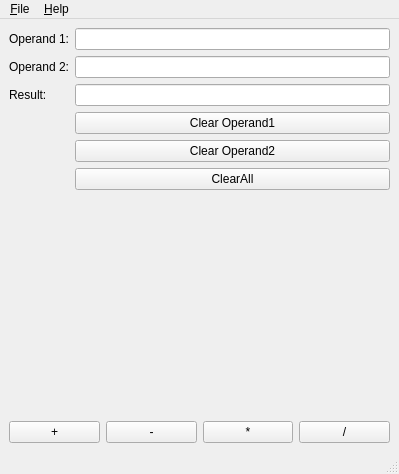
<?xml version="1.0" encoding="UTF-8"?>
<ui version="4.0">
 <class>MainWindow</class>
 <widget class="QMainWindow" name="MainWindow">
  <property name="geometry">
   <rect>
    <x>0</x>
    <y>0</y>
    <width>399</width>
    <height>474</height>
   </rect>
  </property>
  <property name="windowTitle">
   <string>Simple Calculator</string>
  </property>
  <widget class="QWidget" name="centralwidget">
   <layout class="QVBoxLayout" name="verticalLayout">
    <item>
     <layout class="QFormLayout" name="formLayout">
      <item row="0" column="0">
       <widget class="QLabel" name="labelOperand1">
        <property name="text">
         <string>Operand 1:</string>
        </property>
       </widget>
      </item>
      <item row="0" column="1">
       <widget class="QLineEdit" name="lineEditOperand1"/>
      </item>
      <item row="1" column="0">
       <widget class="QLabel" name="labelOperand2">
        <property name="text">
         <string>Operand 2:</string>
        </property>
       </widget>
      </item>
      <item row="1" column="1">
       <widget class="QLineEdit" name="lineEditOperand2"/>
      </item>
      <item row="2" column="0">
       <widget class="QLabel" name="labelResult">
        <property name="text">
         <string>Result:</string>
        </property>
       </widget>
      </item>
      <item row="2" column="1">
       <widget class="QLineEdit" name="lineEditResult"/>
      </item>
      <item row="4" column="1">
       <widget class="QPushButton" name="pushButton_ClearOperand2">
        <property name="text">
         <string>Clear Operand2</string>
        </property>
       </widget>
      </item>
      <item row="5" column="1">
       <widget class="QPushButton" name="buttonClear">
        <property name="text">
         <string>ClearAll</string>
        </property>
       </widget>
      </item>
      <item row="3" column="1">
       <widget class="QPushButton" name="pushButton_ClearOperand1">
        <property name="text">
         <string>Clear Operand1</string>
        </property>
       </widget>
      </item>
     </layout>
    </item>
    <item>
     <layout class="QHBoxLayout" name="horizontalLayoutButtons">
      <item>
       <widget class="QPushButton" name="buttonAdd">
        <property name="text">
         <string>+</string>
        </property>
       </widget>
      </item>
      <item>
       <widget class="QPushButton" name="buttonSub">
        <property name="text">
         <string>-</string>
        </property>
       </widget>
      </item>
      <item>
       <widget class="QPushButton" name="buttonMul">
        <property name="text">
         <string>*</string>
        </property>
       </widget>
      </item>
      <item>
       <widget class="QPushButton" name="buttonDiv">
        <property name="text">
         <string>/</string>
        </property>
       </widget>
      </item>
     </layout>
    </item>
   </layout>
  </widget>
  <widget class="QMenuBar" name="menubar">
   <property name="geometry">
    <rect>
     <x>0</x>
     <y>0</y>
     <width>399</width>
     <height>25</height>
    </rect>
   </property>
   <widget class="QMenu" name="menuFile">
    <property name="title">
     <string>&amp;File</string>
    </property>
    <addaction name="actionExit"/>
   </widget>
   <widget class="QMenu" name="menuHelp">
    <property name="title">
     <string>&amp;Help</string>
    </property>
    <addaction name="actionAbout"/>
   </widget>
   <addaction name="menuFile"/>
   <addaction name="menuHelp"/>
  </widget>
  <widget class="QStatusBar" name="statusbar"/>
  <action name="actionExit">
   <property name="text">
    <string>Exit</string>
   </property>
  </action>
  <action name="actionAbout">
   <property name="text">
    <string>About</string>
   </property>
  </action>
 </widget>
 <resources/>
 <connections/>
</ui>
